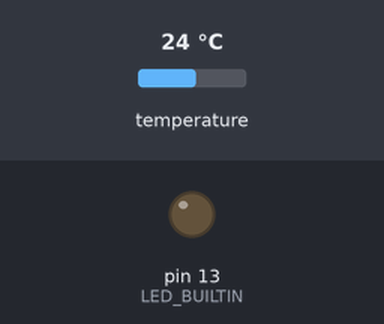
Simulated run of this sketch. Board: Arduino Uno, built with avr-gcc and run on an emulated ATmega328P. On the bench: output pins drawn as LEDs (lit = HIGH). Inputs (shaded band) come from the test bench; at power-on: temperature 24 °C. No radio packets arrive unless stated; what the sketch prints to the serial monitor is not drawn.

Above: at 0.4 s.
Timing chart, 0 to 7.6 s (numbered marks = the images above):
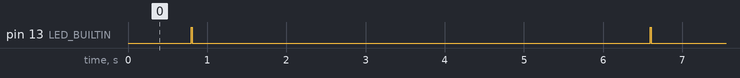

Measured:
- by itself, pin 13 (LED_BUILTIN): alternates HIGH for 0.01 s and LOW for 5.8 s

The sketch:

GenericWirelessTemperature.ino
```cpp
#include <OneWire.h>
#include <DallasTemperature.h>
#include <printf.h>
#include <nRF24L01.h>
#include <RF24_config.h>
#include <RF24.h>

#define HARD_RESET_MINUTES   60
void (* hardreset) (void) = 0;

#define ONE_WIRE_BUS 2

#define SPI_CE   9
#define SPI_CSN  10

const byte temp_listen_addr[5] = {'M','X','E','T','H'};

RF24 radio(SPI_CE, SPI_CSN);
OneWire oneWire(ONE_WIRE_BUS);
DallasTemperature sensors(&oneWire);

void setup(void) {
  Serial.begin(9600);
  Serial.println("[+] initializing generic wireless sensors module");
  printf_begin();

  sensors.begin();

  pinMode(LED_BUILTIN, OUTPUT);

  radio.begin();
  radio.openWritingPipe(temp_listen_addr);
  radio.setPALevel(RF24_PA_MIN);
  radio.stopListening();
  radio.printPrettyDetails();
}

void sendstr(char *str) {
  digitalWrite(LED_BUILTIN, HIGH);

  Serial.print("[+] sending frame: ");
  Serial.print(str);

  if(radio.write(str, strlen(str))) {
    Serial.println(" - ACK");
  } else {
    Serial.println(" - NO ACK");
  }

  digitalWrite(LED_BUILTIN, LOW);
}

void loop(void) {
  char frame[64];
  uint8_t address[8];
  char deviceid[32];

  // auto-reset board after some time
  if(millis() >= 60000 * HARD_RESET_MINUTES)
    hardreset();

  memset(deviceid, 0, sizeof(deviceid));

  uint8_t devices = sensors.getDeviceCount();

  Serial.print("[+] devices found: ");
  Serial.println(devices);

  sensors.requestTemperatures();

  for(uint8_t i = 0; i < devices; i++) {
    sensors.getAddress(address, i);

    sprintf(deviceid, "%02x-", address[0]);
    for(int a = 1; a < 8; a++) {
      sprintf(deviceid + 3 + ((a - 1) * 2), "%02x", address[a]);
    }

    Serial.print("[+] device: ");
    Serial.print(deviceid);
    Serial.print(": ");

    float value = sensors.getTempCByIndex(i);
    Serial.println(value);

    int valuei = value * 1000;

    sprintf(frame, "ss %s %d", deviceid, valuei);
    sendstr(frame);
  }

  delay(5000);
}
```
